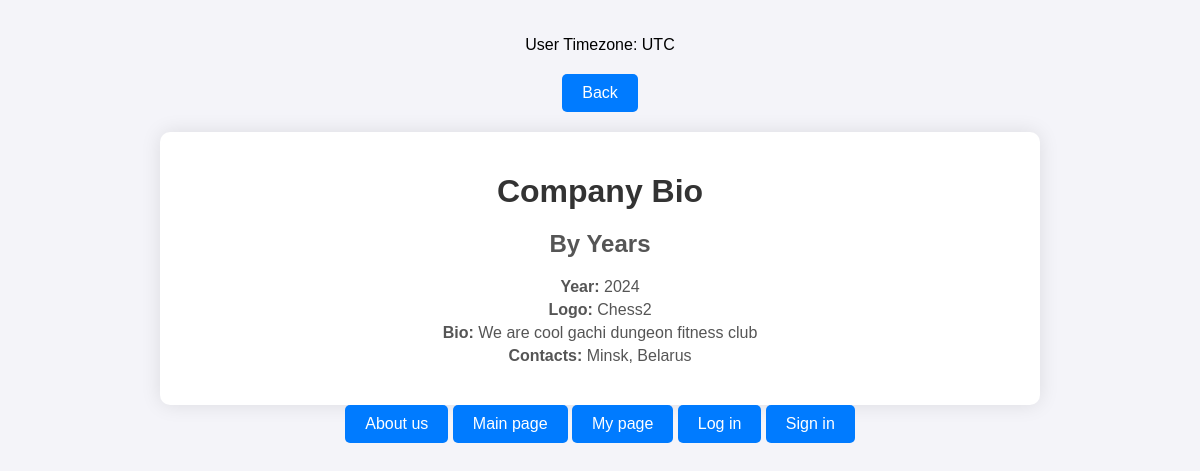
The page /company/ on the database its author committed.
### entities/models.py (models this page shows, shortened)
class Base(models.Model):
    create_date = models.DateTimeField(auto_now=True)
    update_date = models.DateTimeField(auto_now=True)
    local_create_date = models.DateTimeField(auto_now=True)
    local_update_date = models.DateTimeField(auto_now=True)
    class Meta:
        abstract = True

class CompanyInfo(Base):
    logo = models.CharField(max_length=20)
    bio = models.TextField()
    requisites = models.TextField()
    date = models.DateField()

### entities/views.py (the view)
# urls.py: re_path(r'^company/$', views.company_info_page, name='company'),
def company_info_page(request):
    info = CompanyInfo.objects.order_by("date")
    return render(request, "CompanyInfoPage.html", {'info': info})

### entities/templates/CompanyInfoPage.html (shortened to what this page needs)
{% extends "extender.html" %}
{% block content %}
<!DOCTYPE html>
<html lang="en">
<head>
</head>
<body>
<header>
    <a href="{% url 'entities:about' %}"><button>Back</button></a>
</header>
<div class="content">
    <h1>Company Bio</h1>
    {% if info %}
    <h2>By Years</h2>
    {% for el in info %}
    <div class="year-section">
        <p><b>Year:</b> {{el.date|date:"Y"}}</p>
        <p><b>Logo:</b> {{el.logo}}</p>
        <p><b>Bio:</b> {{el.bio}}</p>
        <p><b>Contacts:</b> {{el.requisites}}</p>
    </div>
    {% endfor %}
    {% else %}
    <h2>No History</h2>
    {% endif %}
</div>
</body>
</html>
{% endblock content %}

### entities/templates/CompanyInfoPage.html (style rules this page uses)
body { font-family: Arial, sans-serif; background-color: #f4f4f9; margin: 0; padding: 20px; }
header { text-align: center; margin-bottom: 20px; }
header a { text-decoration: none; }
header button { background-color: #007bff; color: white; padding: 10px 20px; border: none; border-radius: 5px; cursor: pointer; font-size: 16px; }
.content { background-color: #fff; padding: 20px 40px; border-radius: 10px; box-shadow: 0 0 20px rgba(0, 0, 0, 0.1); max-width: 800px; margin: 0 auto; text-align: center; }
.content h1 { margin-bottom: 20px; color: #333; }
.content h2 { margin: 20px 0; color: #555; }
.content p { font-size: 16px; color: #555; margin: 5px 0; }
.content .year-section { margin-bottom: 20px; }

### rows shown on the page
CompanyInfo: date "2024", logo "Chess2", bio "We are cool gachi dungeon fitness club", requisites "Minsk, Belarus"
